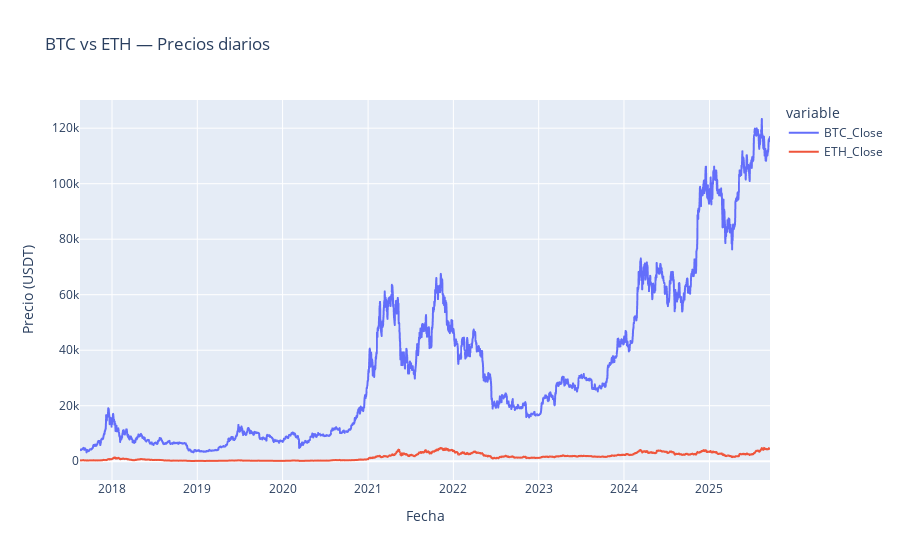
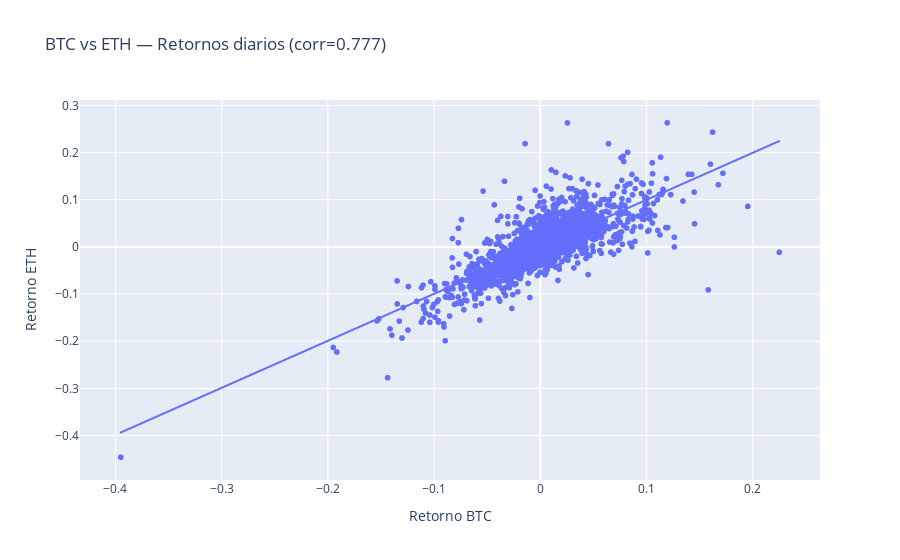

These figures' notebook cell, in order:
### Code cell
csv_dir = Path.cwd() / "CSVs-2"
btc_path = csv_dir / "btc_usdt_binance_daily.csv"
eth_path = csv_dir / "eth_usdt_binance_daily.csv"

print("Leyendo BTC desde:", btc_path)
print("Leyendo ETH desde:", eth_path)

btc = pd.read_csv(btc_path, parse_dates=[0], index_col=0)
eth = pd.read_csv(eth_path, parse_dates=[0], index_col=0)

pair = pd.DataFrame({
    "BTC_Close": btc["Close"],
    "ETH_Close": eth["Close"],
}).dropna()

fig = px.line(
    pair.reset_index(),
    x="Date",
    y=["BTC_Close", "ETH_Close"],
    title="BTC vs ETH — Precios diarios"
)
fig.update_layout(xaxis_title="Fecha", yaxis_title="Precio (USDT)")
fig.show()

rets = pair.pct_change().dropna()
corr = rets.corr().loc["BTC_Close", "ETH_Close"]
print(f"Correlación de retornos diarios BTC–ETH: {corr:.3f}")

fig2 = px.scatter(
    rets, x="BTC_Close", y="ETH_Close",
    trendline="ols",
    title=f"BTC vs ETH — Retornos diarios (corr={corr:.3f})"
)
fig2.update_layout(xaxis_title="Retorno BTC", yaxis_title="Retorno ETH")
fig2.show()

# === 7) Guardar dataset combinado ===
pair.to_csv(csv_dir / "btc_eth_close_aligned.csv")

### Figure 1 — Plotly figure (JSON) as saved in the notebook; plotly's stock layout.template omitted (floating-point values rounded to 4 significant figures; data arrays with more than 128 entries replaced by an {"elided": "..."} marker saying what was removed)
{"data": [{"hovertemplate": "variable=BTC_Close<br>Date=%{x}<br>value=%{y}<extra></extra>", "legendgroup": "BTC_Close", "line": {"color": "#636efa", "dash": "solid"}, "marker": {"symbol": "circle"}, "mode": "lines", "name": "BTC_Close", "showlegend": true, "type": "scattergl", "x": {"elided": "2954 str values"}, "xaxis": "x", "y": {"elided": "2954 float values"}, "yaxis": "y"}, {"hovertemplate": "variable=ETH_Close<br>Date=%{x}<br>value=%{y}<extra></extra>", "legendgroup": "ETH_Close", "line": {"color": "#EF553B", "dash": "solid"}, "marker": {"symbol": "circle"}, "mode": "lines", "name": "ETH_Close", "showlegend": true, "type": "scattergl", "x": {"elided": "2954 str values"}, "xaxis": "x", "y": {"elided": "2954 float values"}, "yaxis": "y"}], "layout": {"legend": {"title": {"text": "variable"}, "tracegroupgap": 0}, "title": {"text": "BTC vs ETH — Precios diarios"}, "xaxis": {"anchor": "y", "domain": [0, 1], "title": {"text": "Fecha"}}, "yaxis": {"anchor": "x", "domain": [0, 1], "title": {"text": "Precio (USDT)"}}}}

### Figure 2 — Plotly figure (JSON) as saved in the notebook; plotly's stock layout.template omitted (floating-point values rounded to 4 significant figures; data arrays with more than 128 entries replaced by an {"elided": "..."} marker saying what was removed)
{"data": [{"hovertemplate": "BTC_Close=%{x}<br>ETH_Close=%{y}<extra></extra>", "legendgroup": "", "marker": {"color": "#636efa", "symbol": "circle"}, "mode": "markers", "name": "", "showlegend": false, "type": "scattergl", "x": {"elided": "2953 float values"}, "xaxis": "x", "y": {"elided": "2953 float values"}, "yaxis": "y"}, {"hovertemplate": "<b>OLS trendline</b><br>ETH_Close = 0.9965 * BTC_Close + 0.000236677<br>R<sup>2</sup>=0.603078<br><br>BTC_Close=%{x}<br>ETH_Close=%{y} <b>(trend)</b><extra></extra>", "legendgroup": "", "marker": {"color": "#636efa", "symbol": "circle"}, "mode": "lines", "name": "", "showlegend": false, "type": "scattergl", "x": {"elided": "2953 float values"}, "xaxis": "x", "y": {"elided": "2953 float values"}, "yaxis": "y"}], "layout": {"legend": {"tracegroupgap": 0}, "title": {"text": "BTC vs ETH — Retornos diarios (corr=0.777)"}, "xaxis": {"anchor": "y", "domain": [0, 1], "title": {"text": "Retorno BTC"}}, "yaxis": {"anchor": "x", "domain": [0, 1], "title": {"text": "Retorno ETH"}}}}
